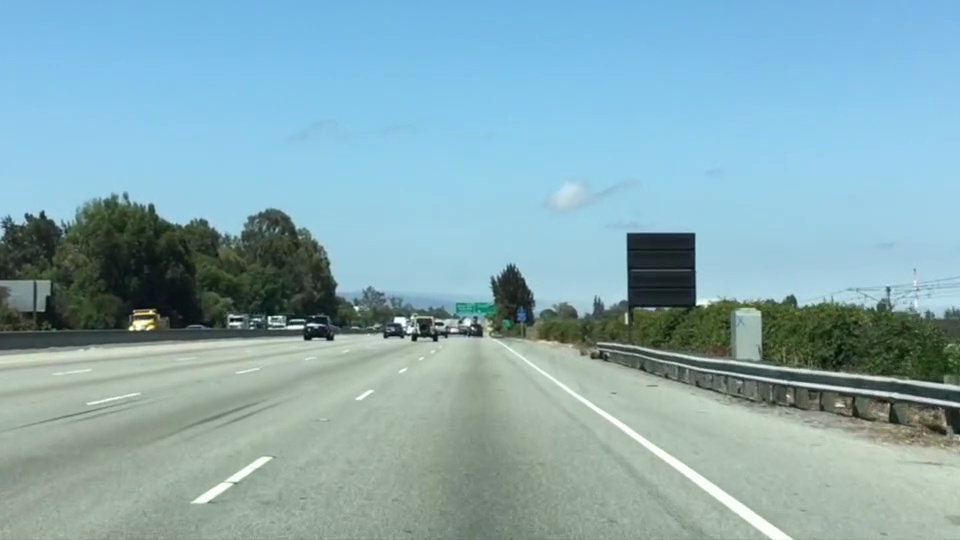
#> input picture SelfDrivingCar/Term1/2_FindingLaneLines/test.jpg, 960 x 540 px
$ python regionMasking.py
#> lines starting #> are read from the running program, lines starting #| are printed output that depends on the picture; after the words box and inside, x2 and y2 are one past the last pixel; in counts of white or black regions, pixels touching at a corner belong together
import matplotlib.pyplot as plt
import matplotlib.image as mpimg
import numpy as np

# Read in the image and print out some stats
image = (mpimg.imread('test.jpg')*255).astype('uint8')
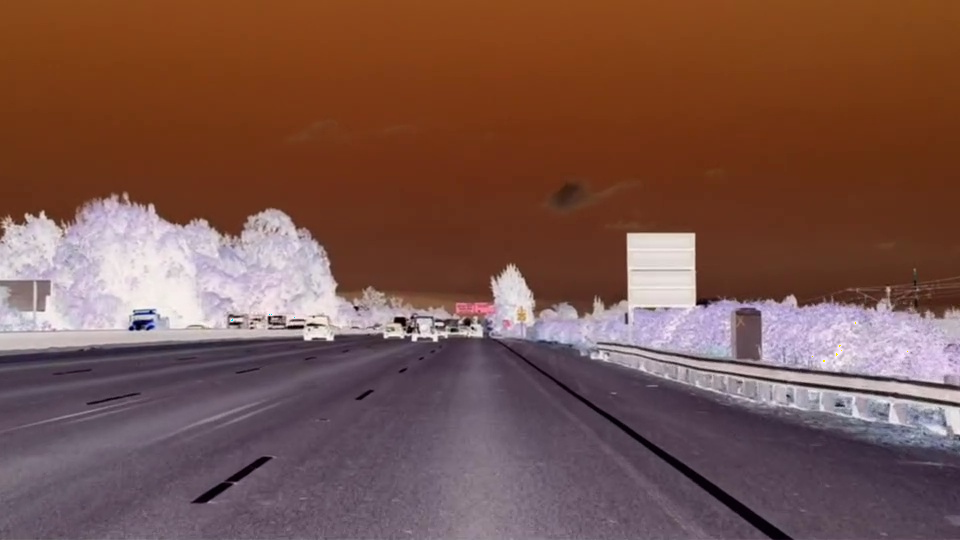
#> image: shape (540, 960, 3); mean R, G, B 120.5, 84.9, 76.8

# Grab the x and y size and make a copy of the image
ysize = image.shape[0]
#> ysize = 540
xsize = image.shape[1]
#> xsize = 960
color_select = np.copy(image)
line_image = np.copy(image)

# Define color selection criteria
# MODIFY THESE VARIABLES TO MAKE YOUR COLOR SELECTION
red_threshold = 220
green_threshold = 220
blue_threshold = 220

rgb_threshold = [red_threshold, green_threshold, blue_threshold]

# Define the vertices of a triangular mask.
# MODIFY THESE VALUES TO ISOLATE THE REGION
# WHERE THE LANE LINES ARE IN THE IMAGE
left_bottom = [0, 539]
right_bottom = [900, 539]
apex = [475, 320]

# Perform a linear fit (y=Ax+B) to each of the three sides of the triangle
# np.polyfit returns the coefficients [A, B] of the fit
fit_left = np.polyfit((left_bottom[0], apex[0]), (left_bottom[1], apex[1]), 1)
fit_right = np.polyfit((right_bottom[0], apex[0]), (right_bottom[1], apex[1]), 1)
fit_bottom = np.polyfit((left_bottom[0], right_bottom[0]), (left_bottom[1], right_bottom[1]), 1)

# Perform a "bitwise or" to mask pixels below the threshold
color_thresholds = (image[:,:,0] < rgb_threshold[0]) | \
                    (image[:,:,1] < rgb_threshold[1]) | \
                    (image[:,:,2] < rgb_threshold[2])
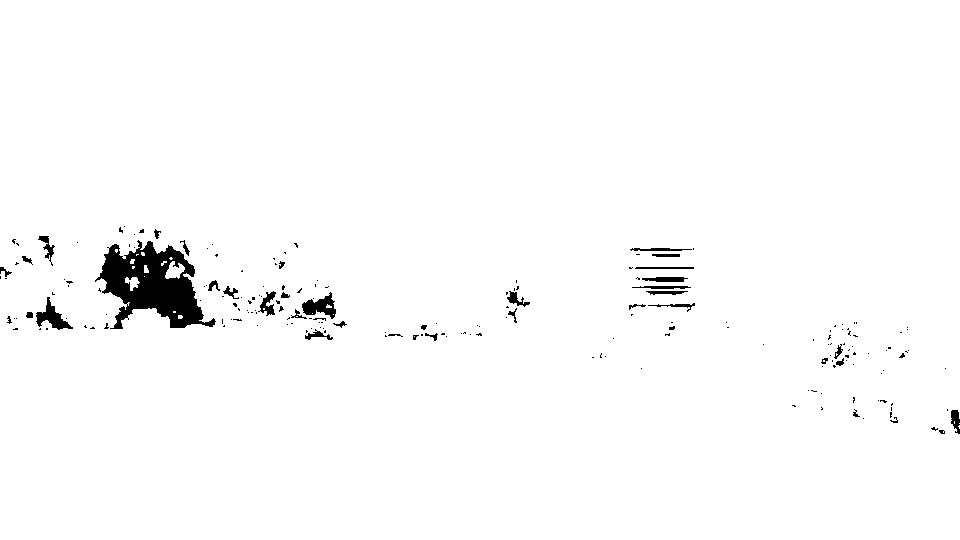
#> color_thresholds: shape (540, 960) bool; 98.2% white; 200 black regions (163 under 20 px), largest, box (x1, y1, x2, y2) and area: (95, 240, 216, 329) 5387, (302, 292, 336, 319) 465, (36, 297, 73, 330) 463

# Find the region inside the lines
XX, YY = np.meshgrid(np.arange(0, xsize), np.arange(0, ysize))
region_thresholds = (YY > (XX*fit_left[0] + fit_left[1])) & \
                    (YY > (XX*fit_right[0] + fit_right[1])) & \
                    (YY < (XX*fit_bottom[0] + fit_bottom[1]))

# Mask color selection
color_select[color_thresholds | ~region_thresholds] = [0, 0, 0]
# Color pixels red where both color right and region selections met
line_image[~color_thresholds & region_thresholds] = [255, 0, 0]
#> line_image: shape (540, 960, 3); 0.01% of pixels changed, all inside (x1, y1, x2, y2) = (434, 325, 482, 341)

# Display the image and show region and color selections
plt.imshow(image)
x = [left_bottom[0], right_bottom[0], apex[0], left_bottom[0]]
y = [left_bottom[1], right_bottom[1], apex[1], left_bottom[1]]
plt.plot(x, y, 'b--', lw=4)
plt.imshow(color_select)
plt.imshow(line_image)

mpimg.imsave("color_select-after.png", color_select)
mpimg.imsave("line_image-after.png", line_image)
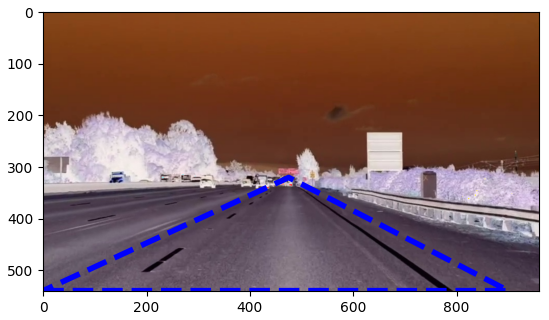
#> figure drawn by matplotlib, 1 panel
